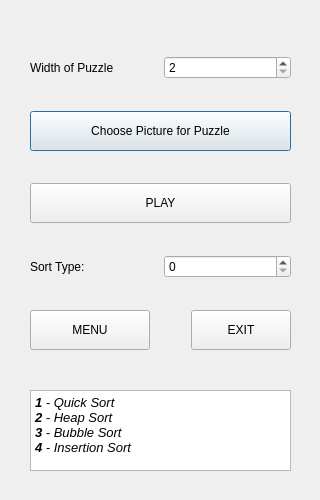
<?xml version="1.0" encoding="UTF-8"?>
<ui version="4.0">
 <class>forPleasure</class>
 <widget class="QDialog" name="forPleasure">
  <property name="geometry">
   <rect>
    <x>0</x>
    <y>0</y>
    <width>320</width>
    <height>500</height>
   </rect>
  </property>
  <property name="minimumSize">
   <size>
    <width>320</width>
    <height>500</height>
   </size>
  </property>
  <property name="maximumSize">
   <size>
    <width>320</width>
    <height>500</height>
   </size>
  </property>
  <property name="windowTitle">
   <string>Dialog</string>
  </property>
  <widget class="QWidget" name="verticalLayoutWidget">
   <property name="geometry">
    <rect>
     <x>30</x>
     <y>30</y>
     <width>261</width>
     <height>351</height>
    </rect>
   </property>
   <layout class="QVBoxLayout" name="verticalLayout_puzzleSettings">
    <item>
     <layout class="QHBoxLayout" name="horizontalLayout_puzzleSize">
      <item>
       <widget class="QLabel" name="label_puzzleSize">
        <property name="text">
         <string>Width of Puzzle</string>
        </property>
       </widget>
      </item>
      <item>
       <widget class="QSpinBox" name="spinBox_puzzleSize">
        <property name="minimum">
         <number>2</number>
        </property>
        <property name="maximum">
         <number>8</number>
        </property>
       </widget>
      </item>
     </layout>
    </item>
    <item>
     <widget class="QPushButton" name="pushButton_selectPicture">
      <property name="minimumSize">
       <size>
        <width>0</width>
        <height>40</height>
       </size>
      </property>
      <property name="text">
       <string>Choose Picture for Puzzle</string>
      </property>
     </widget>
    </item>
    <item>
     <layout class="QHBoxLayout" name="horizontalLayout_picture"/>
    </item>
    <item>
     <widget class="QPushButton" name="pushButton_play">
      <property name="minimumSize">
       <size>
        <width>0</width>
        <height>40</height>
       </size>
      </property>
      <property name="text">
       <string>PLAY</string>
      </property>
     </widget>
    </item>
    <item>
     <layout class="QHBoxLayout" name="horizontalLayout_sort">
      <item>
       <widget class="QLabel" name="label_sort">
        <property name="text">
         <string>Sort Type:</string>
        </property>
       </widget>
      </item>
      <item>
       <widget class="QSpinBox" name="spinBox_sort"/>
      </item>
     </layout>
    </item>
    <item>
     <layout class="QHBoxLayout" name="horizontalLayout_pageButtons">
      <item>
       <widget class="QPushButton" name="pushButton_menu">
        <property name="minimumSize">
         <size>
          <width>120</width>
          <height>40</height>
         </size>
        </property>
        <property name="text">
         <string>MENU</string>
        </property>
       </widget>
      </item>
      <item>
       <spacer name="horizontalSpacer">
        <property name="orientation">
         <enum>Qt::Horizontal</enum>
        </property>
        <property name="sizeHint" stdset="0">
         <size>
          <width>40</width>
          <height>20</height>
         </size>
        </property>
       </spacer>
      </item>
      <item>
       <widget class="QPushButton" name="pushButton_exit">
        <property name="minimumSize">
         <size>
          <width>100</width>
          <height>40</height>
         </size>
        </property>
        <property name="text">
         <string>EXIT</string>
        </property>
       </widget>
      </item>
     </layout>
    </item>
   </layout>
  </widget>
  <widget class="QTextBrowser" name="textBrowser_aboutSorting">
   <property name="geometry">
    <rect>
     <x>30</x>
     <y>390</y>
     <width>261</width>
     <height>81</height>
    </rect>
   </property>
   <property name="html">
    <string>&lt;!DOCTYPE HTML PUBLIC &quot;-//W3C//DTD HTML 4.0//EN&quot; &quot;http://www.w3.org/TR/REC-html40/strict.dtd&quot;&gt;
&lt;html&gt;&lt;head&gt;&lt;meta name=&quot;qrichtext&quot; content=&quot;1&quot; /&gt;&lt;meta charset=&quot;utf-8&quot; /&gt;&lt;style type=&quot;text/css&quot;&gt;
p, li { white-space: pre-wrap; }
&lt;/style&gt;&lt;/head&gt;&lt;body style=&quot; font-family:'Segoe UI'; font-size:9pt; font-weight:400; font-style:normal;&quot;&gt;
&lt;p style=&quot; margin-top:0px; margin-bottom:0px; margin-left:0px; margin-right:0px; -qt-block-indent:0; text-indent:0px;&quot;&gt;&lt;span style=&quot; font-family:'MS Shell Dlg 2'; font-size:10pt; font-weight:600; font-style:italic;&quot;&gt;1&lt;/span&gt;&lt;span style=&quot; font-family:'MS Shell Dlg 2'; font-size:10pt; font-style:italic;&quot;&gt; - Quick Sort&lt;/span&gt;&lt;/p&gt;
&lt;p style=&quot; margin-top:0px; margin-bottom:0px; margin-left:0px; margin-right:0px; -qt-block-indent:0; text-indent:0px;&quot;&gt;&lt;span style=&quot; font-family:'MS Shell Dlg 2'; font-size:10pt; font-weight:600; font-style:italic;&quot;&gt;2&lt;/span&gt;&lt;span style=&quot; font-family:'MS Shell Dlg 2'; font-size:10pt; font-style:italic;&quot;&gt; - Heap Sort&lt;/span&gt;&lt;/p&gt;
&lt;p style=&quot; margin-top:0px; margin-bottom:0px; margin-left:0px; margin-right:0px; -qt-block-indent:0; text-indent:0px;&quot;&gt;&lt;span style=&quot; font-family:'MS Shell Dlg 2'; font-size:10pt; font-weight:600; font-style:italic;&quot;&gt;3 &lt;/span&gt;&lt;span style=&quot; font-family:'MS Shell Dlg 2'; font-size:10pt; font-style:italic;&quot;&gt;- Bubble Sort&lt;/span&gt;&lt;/p&gt;
&lt;p style=&quot; margin-top:0px; margin-bottom:0px; margin-left:0px; margin-right:0px; -qt-block-indent:0; text-indent:0px;&quot;&gt;&lt;span style=&quot; font-family:'MS Shell Dlg 2'; font-size:10pt; font-weight:600; font-style:italic;&quot;&gt;4&lt;/span&gt;&lt;span style=&quot; font-family:'MS Shell Dlg 2'; font-size:10pt; font-style:italic;&quot;&gt; - Insertion Sort&lt;/span&gt;&lt;/p&gt;&lt;/body&gt;&lt;/html&gt;</string>
   </property>
  </widget>
 </widget>
 <resources/>
 <connections/>
</ui>
